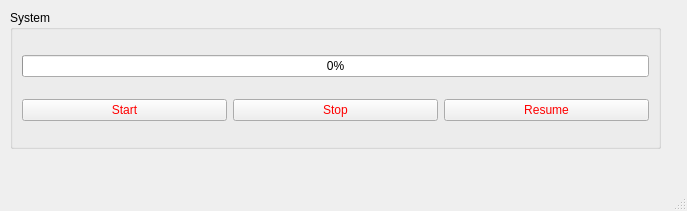
<?xml version="1.0" encoding="UTF-8"?>
<ui version="4.0">
 <class>MainWindow</class>
 <widget class="QMainWindow" name="MainWindow">
  <property name="geometry">
   <rect>
    <x>0</x>
    <y>0</y>
    <width>687</width>
    <height>211</height>
   </rect>
  </property>
  <property name="windowTitle">
   <string>MainWindow</string>
  </property>
  <widget class="QWidget" name="centralwidget">
   <widget class="QGroupBox" name="gbSystem">
    <property name="geometry">
     <rect>
      <x>10</x>
      <y>10</y>
      <width>651</width>
      <height>139</height>
     </rect>
    </property>
    <property name="title">
     <string>System</string>
    </property>
    <layout class="QGridLayout" name="gridLayout">
     <item row="1" column="0">
      <widget class="QPushButton" name="pushButton">
       <property name="styleSheet">
        <string notr="true">font: 700 20pt &quot;Segoe UI&quot;;
background-color: qconicalgradient(cx:0.5, cy:0.5, angle:0, stop:0 rgba(35, 40, 3, 255), stop:0.16 rgba(136, 106, 22, 255), stop:0.225 rgba(166, 140, 41, 255), stop:0.285 rgba(204, 181, 74, 255), stop:0.345 rgba(235, 219, 102, 255), stop:0.415 rgba(245, 236, 112, 255), stop:0.52 rgba(209, 190, 76, 255), stop:0.57 rgba(187, 156, 51, 255), stop:0.635 rgba(168, 142, 42, 255), stop:0.695 rgba(202, 174, 68, 255), stop:0.75 rgba(218, 202, 86, 255), stop:0.815 rgba(208, 187, 73, 255), stop:0.88 rgba(187, 156, 51, 255), stop:0.935 rgba(137, 108, 26, 255), stop:1 rgba(35, 40, 3, 255));
color: rgb(255, 0, 0);</string>
       </property>
       <property name="text">
        <string>Start</string>
       </property>
      </widget>
     </item>
     <item row="1" column="1">
      <widget class="QPushButton" name="pbStop">
       <property name="styleSheet">
        <string notr="true">font: 700 20pt &quot;Segoe UI&quot;;
background-color: qconicalgradient(cx:0.5, cy:0.5, angle:0, stop:0 rgba(35, 40, 3, 255), stop:0.16 rgba(136, 106, 22, 255), stop:0.225 rgba(166, 140, 41, 255), stop:0.285 rgba(204, 181, 74, 255), stop:0.345 rgba(235, 219, 102, 255), stop:0.415 rgba(245, 236, 112, 255), stop:0.52 rgba(209, 190, 76, 255), stop:0.57 rgba(187, 156, 51, 255), stop:0.635 rgba(168, 142, 42, 255), stop:0.695 rgba(202, 174, 68, 255), stop:0.75 rgba(218, 202, 86, 255), stop:0.815 rgba(208, 187, 73, 255), stop:0.88 rgba(187, 156, 51, 255), stop:0.935 rgba(137, 108, 26, 255), stop:1 rgba(35, 40, 3, 255));
color: rgb(255, 0, 0);</string>
       </property>
       <property name="text">
        <string>Stop</string>
       </property>
      </widget>
     </item>
     <item row="1" column="2">
      <widget class="QPushButton" name="pbResume">
       <property name="styleSheet">
        <string notr="true">font: 700 20pt &quot;Segoe UI&quot;;
background-color: qconicalgradient(cx:0.5, cy:0.5, angle:0, stop:0 rgba(35, 40, 3, 255), stop:0.16 rgba(136, 106, 22, 255), stop:0.225 rgba(166, 140, 41, 255), stop:0.285 rgba(204, 181, 74, 255), stop:0.345 rgba(235, 219, 102, 255), stop:0.415 rgba(245, 236, 112, 255), stop:0.52 rgba(209, 190, 76, 255), stop:0.57 rgba(187, 156, 51, 255), stop:0.635 rgba(168, 142, 42, 255), stop:0.695 rgba(202, 174, 68, 255), stop:0.75 rgba(218, 202, 86, 255), stop:0.815 rgba(208, 187, 73, 255), stop:0.88 rgba(187, 156, 51, 255), stop:0.935 rgba(137, 108, 26, 255), stop:1 rgba(35, 40, 3, 255));
color: rgb(255, 0, 0);</string>
       </property>
       <property name="text">
        <string>Resume</string>
       </property>
      </widget>
     </item>
     <item row="0" column="0" colspan="3">
      <widget class="QProgressBar" name="progressBar">
       <property name="value">
        <number>0</number>
       </property>
      </widget>
     </item>
    </layout>
   </widget>
  </widget>
  <widget class="QMenuBar" name="menubar">
   <property name="geometry">
    <rect>
     <x>0</x>
     <y>0</y>
     <width>687</width>
     <height>25</height>
    </rect>
   </property>
  </widget>
  <widget class="QStatusBar" name="statusbar"/>
 </widget>
 <resources/>
 <connections/>
</ui>
